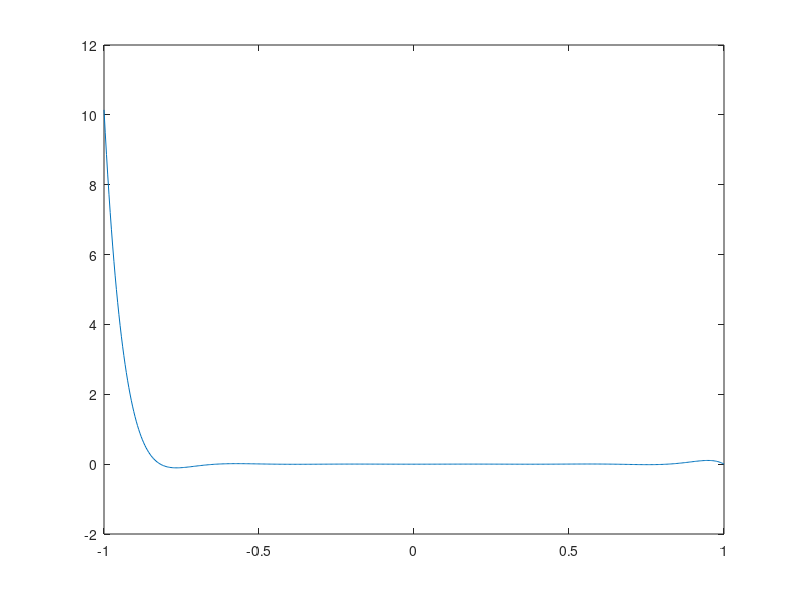

Source code (MATLAB): (Note: this script raises an error after producing the figure.)
n = 12;
x_val = linspace(-1, 1, n); % Uniform grid
% x_val = cos((2*(n:-1:1) - 1)*pi/(2*n)); % Chebyshev grid

rng(10);
eps = (rand(1, n) - .5) * 2; % Error (-1, 1)
y_true = randi(10, 1, n);
y_val = y_true + eps;

L_i = @(x, i) prod(...
    (x - x_val([1:(i-1), (i+1):end])) ./ ...
    (x_val(i) - x_val([1:(i-1), (i+1):end])),...
    2);

%% Lagrange interpolation
x = linspace(min(x_val), max(x_val), 501).';
y = zeros(size(x));

figure(1);
for i = 1 : n
    y_i = y_val(i) * L_i(x, i);
    y = y + y_i;
    pl = plot(x, y_i); hold on;
    sc = scatter(x_val(i), y_val(i), 60, 'LineWidth', 1, ...
        'MarkerFaceColor', pl.Color, 'MarkerEdgeColor', 'none');
    sc.HandleVisibility = 'off'; % Don't show the scatter points in (future) legend
    sct = scatter(x_val(i), y_true(i), 60, '+', 'LineWidth', 1, ...
        'MarkerEdgeColor', pl.Color);
    sct.HandleVisibility = 'off';
end
plot(x, y, '--k', 'LineWidth', 1.5);
hold off;
legend('$L_1$', '$L_2$', '$L_3$', '$L_4$', '$L$', ...
    Interpreter = 'latex', FontSize = 14)
xlabel('$x$', Interpreter = 'latex', FontSize = 14)
title('Lagrange interpolation')

%% Error study
F = zeros(size(x));
F_crude = zeros(size(x));
for i = 1 : n
    F = F + eps(i) * L_i(x, i);
    F_crude = F_crude + abs(L_i(x, i));
end

figure(2);
plot(x, abs(F), x, F_crude)
legend('Actual error', 'Maximum possible error')
xlabel('$x$', Interpreter = 'latex', FontSize = 14)
title('Lagrange interpolation error');
subtitle('with uncertain initial conditions')

